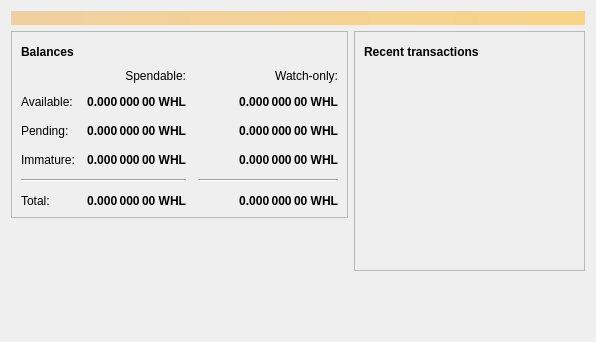
<?xml version="1.0" encoding="UTF-8"?>
<ui version="4.0">
 <class>OverviewPage</class>
 <widget class="QWidget" name="OverviewPage">
  <property name="geometry">
   <rect>
    <x>0</x>
    <y>0</y>
    <width>596</width>
    <height>342</height>
   </rect>
  </property>
  <property name="windowTitle">
   <string>Form</string>
  </property>
  <layout class="QVBoxLayout" name="topLayout">
   <item>
    <widget class="QLabel" name="labelAlerts">
     <property name="visible">
      <bool>false</bool>
     </property>
     <property name="styleSheet">
      <string notr="true">QLabel { background-color: qlineargradient(x1: 0, y1: 0, x2: 1, y2: 0, stop:0 #F0D0A0, stop:1 #F8D488); color:#000000; }</string>
     </property>
     <property name="wordWrap">
      <bool>true</bool>
     </property>
     <property name="margin">
      <number>3</number>
     </property>
     <property name="textInteractionFlags">
      <set>Qt::TextSelectableByMouse</set>
     </property>
    </widget>
   </item>
   <item>
    <layout class="QHBoxLayout" name="horizontalLayout" stretch="1,1">
     <item>
      <layout class="QVBoxLayout" name="verticalLayout_2">
       <item>
        <widget class="QFrame" name="frame">
         <property name="frameShape">
          <enum>QFrame::StyledPanel</enum>
         </property>
         <property name="frameShadow">
          <enum>QFrame::Raised</enum>
         </property>
         <layout class="QVBoxLayout" name="verticalLayout_4">
          <item>
           <layout class="QHBoxLayout" name="horizontalLayout_4">
            <item>
             <widget class="QLabel" name="label_5">
              <property name="font">
               <font>
                <weight>75</weight>
                <bold>true</bold>
               </font>
              </property>
              <property name="text">
               <string>Balances</string>
              </property>
             </widget>
            </item>
            <item>
             <widget class="QPushButton" name="labelWalletStatus">
              <property name="enabled">
               <bool>true</bool>
              </property>
              <property name="maximumSize">
               <size>
                <width>30</width>
                <height>16777215</height>
               </size>
              </property>
              <property name="toolTip">
               <string>The displayed information may be out of date. Your wallet automatically synchronizes with the Roundcoin network after a connection is established, but this process has not completed yet.</string>
              </property>
              <property name="text">
               <string/>
              </property>
              <property name="icon">
               <iconset resource="../bitcoin.qrc">
                <normaloff>:/icons/warning</normaloff>
                <disabledoff>:/icons/warning</disabledoff>:/icons/warning</iconset>
              </property>
              <property name="iconSize">
               <size>
                <width>24</width>
                <height>24</height>
               </size>
              </property>
              <property name="flat">
               <bool>true</bool>
              </property>
             </widget>
            </item>
            <item>
             <spacer name="horizontalSpacer_3">
              <property name="orientation">
               <enum>Qt::Horizontal</enum>
              </property>
              <property name="sizeHint" stdset="0">
               <size>
                <width>40</width>
                <height>20</height>
               </size>
              </property>
             </spacer>
            </item>
           </layout>
          </item>
          <item>
           <layout class="QGridLayout" name="gridLayout">
            <property name="spacing">
             <number>12</number>
            </property>
            <item row="2" column="2">
             <widget class="QLabel" name="labelWatchPending">
              <property name="font">
               <font>
                <weight>75</weight>
                <bold>true</bold>
               </font>
              </property>
              <property name="cursor">
               <cursorShape>IBeamCursor</cursorShape>
              </property>
              <property name="toolTip">
               <string>Unconfirmed transactions to watch-only addresses</string>
              </property>
              <property name="text">
               <string notr="true">0.000 000 00 WHL</string>
              </property>
              <property name="alignment">
               <set>Qt::AlignRight|Qt::AlignTrailing|Qt::AlignVCenter</set>
              </property>
              <property name="textInteractionFlags">
               <set>Qt::LinksAccessibleByMouse|Qt::TextSelectableByKeyboard|Qt::TextSelectableByMouse</set>
              </property>
             </widget>
            </item>
            <item row="2" column="1">
             <widget class="QLabel" name="labelUnconfirmed">
              <property name="font">
               <font>
                <weight>75</weight>
                <bold>true</bold>
               </font>
              </property>
              <property name="cursor">
               <cursorShape>IBeamCursor</cursorShape>
              </property>
              <property name="toolTip">
               <string>Total of transactions that have yet to be confirmed, and do not yet count toward the spendable balance</string>
              </property>
              <property name="text">
               <string notr="true">0.000 000 00 WHL</string>
              </property>
              <property name="alignment">
               <set>Qt::AlignRight|Qt::AlignTrailing|Qt::AlignVCenter</set>
              </property>
              <property name="textInteractionFlags">
               <set>Qt::LinksAccessibleByMouse|Qt::TextSelectableByKeyboard|Qt::TextSelectableByMouse</set>
              </property>
             </widget>
            </item>
            <item row="3" column="2">
             <widget class="QLabel" name="labelWatchImmature">
              <property name="font">
               <font>
                <weight>75</weight>
                <bold>true</bold>
               </font>
              </property>
              <property name="cursor">
               <cursorShape>IBeamCursor</cursorShape>
              </property>
              <property name="toolTip">
               <string>Mined balance in watch-only addresses that has not yet matured</string>
              </property>
              <property name="text">
               <string notr="true">0.000 000 00 WHL</string>
              </property>
              <property name="alignment">
               <set>Qt::AlignRight|Qt::AlignTrailing|Qt::AlignVCenter</set>
              </property>
              <property name="textInteractionFlags">
               <set>Qt::LinksAccessibleByMouse|Qt::TextSelectableByKeyboard|Qt::TextSelectableByMouse</set>
              </property>
             </widget>
            </item>
            <item row="4" column="0" colspan="2">
             <widget class="Line" name="line">
              <property name="orientation">
               <enum>Qt::Horizontal</enum>
              </property>
             </widget>
            </item>
            <item row="4" column="2">
             <widget class="Line" name="lineWatchBalance">
              <property name="sizePolicy">
               <sizepolicy hsizetype="Preferred" vsizetype="Fixed">
                <horstretch>0</horstretch>
                <verstretch>0</verstretch>
               </sizepolicy>
              </property>
              <property name="minimumSize">
               <size>
                <width>140</width>
                <height>0</height>
               </size>
              </property>
              <property name="orientation">
               <enum>Qt::Horizontal</enum>
              </property>
             </widget>
            </item>
            <item row="5" column="0">
             <widget class="QLabel" name="labelTotalText">
              <property name="text">
               <string>Total:</string>
              </property>
             </widget>
            </item>
            <item row="3" column="1">
             <widget class="QLabel" name="labelImmature">
              <property name="font">
               <font>
                <weight>75</weight>
                <bold>true</bold>
               </font>
              </property>
              <property name="cursor">
               <cursorShape>IBeamCursor</cursorShape>
              </property>
              <property name="toolTip">
               <string>Mined balance that has not yet matured</string>
              </property>
              <property name="text">
               <string notr="true">0.000 000 00 WHL</string>
              </property>
              <property name="alignment">
               <set>Qt::AlignRight|Qt::AlignTrailing|Qt::AlignVCenter</set>
              </property>
              <property name="textInteractionFlags">
               <set>Qt::LinksAccessibleByMouse|Qt::TextSelectableByKeyboard|Qt::TextSelectableByMouse</set>
              </property>
             </widget>
            </item>
            <item row="2" column="3">
             <spacer name="horizontalSpacer_2">
              <property name="orientation">
               <enum>Qt::Horizontal</enum>
              </property>
              <property name="sizeHint" stdset="0">
               <size>
                <width>40</width>
                <height>20</height>
               </size>
              </property>
             </spacer>
            </item>
            <item row="3" column="0">
             <widget class="QLabel" name="labelImmatureText">
              <property name="text">
               <string>Immature:</string>
              </property>
             </widget>
            </item>
            <item row="5" column="1">
             <widget class="QLabel" name="labelTotal">
              <property name="font">
               <font>
                <weight>75</weight>
                <bold>true</bold>
               </font>
              </property>
              <property name="cursor">
               <cursorShape>IBeamCursor</cursorShape>
              </property>
              <property name="toolTip">
               <string>Your current total balance</string>
              </property>
              <property name="text">
               <string notr="true">0.000 000 00 WHL</string>
              </property>
              <property name="alignment">
               <set>Qt::AlignRight|Qt::AlignTrailing|Qt::AlignVCenter</set>
              </property>
              <property name="textInteractionFlags">
               <set>Qt::LinksAccessibleByMouse|Qt::TextSelectableByKeyboard|Qt::TextSelectableByMouse</set>
              </property>
             </widget>
            </item>
            <item row="5" column="2">
             <widget class="QLabel" name="labelWatchTotal">
              <property name="font">
               <font>
                <weight>75</weight>
                <bold>true</bold>
               </font>
              </property>
              <property name="cursor">
               <cursorShape>IBeamCursor</cursorShape>
              </property>
              <property name="toolTip">
               <string>Current total balance in watch-only addresses</string>
              </property>
              <property name="text">
               <string notr="true">0.000 000 00 WHL</string>
              </property>
              <property name="alignment">
               <set>Qt::AlignRight|Qt::AlignTrailing|Qt::AlignVCenter</set>
              </property>
              <property name="textInteractionFlags">
               <set>Qt::LinksAccessibleByMouse|Qt::TextSelectableByKeyboard|Qt::TextSelectableByMouse</set>
              </property>
             </widget>
            </item>
            <item row="0" column="2">
             <widget class="QLabel" name="labelWatchonly">
              <property name="text">
               <string>Watch-only:</string>
              </property>
              <property name="alignment">
               <set>Qt::AlignRight|Qt::AlignTrailing|Qt::AlignVCenter</set>
              </property>
             </widget>
            </item>
            <item row="1" column="0">
             <widget class="QLabel" name="labelBalanceText">
              <property name="text">
               <string>Available:</string>
              </property>
             </widget>
            </item>
            <item row="1" column="1">
             <widget class="QLabel" name="labelBalance">
              <property name="font">
               <font>
                <weight>75</weight>
                <bold>true</bold>
               </font>
              </property>
              <property name="cursor">
               <cursorShape>IBeamCursor</cursorShape>
              </property>
              <property name="toolTip">
               <string>Your current spendable balance</string>
              </property>
              <property name="text">
               <string notr="true">0.000 000 00 WHL</string>
              </property>
              <property name="alignment">
               <set>Qt::AlignRight|Qt::AlignTrailing|Qt::AlignVCenter</set>
              </property>
              <property name="textInteractionFlags">
               <set>Qt::LinksAccessibleByMouse|Qt::TextSelectableByKeyboard|Qt::TextSelectableByMouse</set>
              </property>
             </widget>
            </item>
            <item row="1" column="2">
             <widget class="QLabel" name="labelWatchAvailable">
              <property name="font">
               <font>
                <weight>75</weight>
                <bold>true</bold>
               </font>
              </property>
              <property name="cursor">
               <cursorShape>IBeamCursor</cursorShape>
              </property>
              <property name="toolTip">
               <string>Your current balance in watch-only addresses</string>
              </property>
              <property name="text">
               <string notr="true">0.000 000 00 WHL</string>
              </property>
              <property name="alignment">
               <set>Qt::AlignRight|Qt::AlignTrailing|Qt::AlignVCenter</set>
              </property>
              <property name="textInteractionFlags">
               <set>Qt::LinksAccessibleByMouse|Qt::TextSelectableByKeyboard|Qt::TextSelectableByMouse</set>
              </property>
             </widget>
            </item>
            <item row="2" column="0">
             <widget class="QLabel" name="labelPendingText">
              <property name="text">
               <string>Pending:</string>
              </property>
             </widget>
            </item>
            <item row="0" column="1">
             <widget class="QLabel" name="labelSpendable">
              <property name="text">
               <string>Spendable:</string>
              </property>
              <property name="alignment">
               <set>Qt::AlignRight|Qt::AlignTrailing|Qt::AlignVCenter</set>
              </property>
             </widget>
            </item>
           </layout>
          </item>
         </layout>
        </widget>
       </item>
       <item>
        <spacer name="verticalSpacer">
         <property name="orientation">
          <enum>Qt::Vertical</enum>
         </property>
         <property name="sizeHint" stdset="0">
          <size>
           <width>20</width>
           <height>40</height>
          </size>
         </property>
        </spacer>
       </item>
      </layout>
     </item>
     <item>
      <layout class="QVBoxLayout" name="verticalLayout_3">
       <item>
        <widget class="QFrame" name="frame_2">
         <property name="frameShape">
          <enum>QFrame::StyledPanel</enum>
         </property>
         <property name="frameShadow">
          <enum>QFrame::Raised</enum>
         </property>
         <layout class="QVBoxLayout" name="verticalLayout">
          <item>
           <layout class="QHBoxLayout" name="horizontalLayout_2">
            <item>
             <widget class="QLabel" name="label_4">
              <property name="font">
               <font>
                <weight>75</weight>
                <bold>true</bold>
               </font>
              </property>
              <property name="text">
               <string>Recent transactions</string>
              </property>
             </widget>
            </item>
            <item>
             <widget class="QPushButton" name="labelTransactionsStatus">
              <property name="enabled">
               <bool>true</bool>
              </property>
              <property name="maximumSize">
               <size>
                <width>30</width>
                <height>16777215</height>
               </size>
              </property>
              <property name="toolTip">
               <string>The displayed information may be out of date. Your wallet automatically synchronizes with the Roundcoin network after a connection is established, but this process has not completed yet.</string>
              </property>
              <property name="text">
               <string/>
              </property>
              <property name="icon">
               <iconset resource="../bitcoin.qrc">
                <normaloff>:/icons/warning</normaloff>
                <disabledoff>:/icons/warning</disabledoff>:/icons/warning</iconset>
              </property>
              <property name="iconSize">
               <size>
                <width>24</width>
                <height>24</height>
               </size>
              </property>
              <property name="flat">
               <bool>true</bool>
              </property>
             </widget>
            </item>
            <item>
             <spacer name="horizontalSpacer">
              <property name="orientation">
               <enum>Qt::Horizontal</enum>
              </property>
              <property name="sizeHint" stdset="0">
               <size>
                <width>40</width>
                <height>20</height>
               </size>
              </property>
             </spacer>
            </item>
           </layout>
          </item>
          <item>
           <widget class="QListView" name="listTransactions">
            <property name="styleSheet">
             <string notr="true">QListView { background: transparent; }</string>
            </property>
            <property name="frameShape">
             <enum>QFrame::NoFrame</enum>
            </property>
            <property name="verticalScrollBarPolicy">
             <enum>Qt::ScrollBarAlwaysOff</enum>
            </property>
            <property name="horizontalScrollBarPolicy">
             <enum>Qt::ScrollBarAlwaysOff</enum>
            </property>
            <property name="selectionMode">
             <enum>QAbstractItemView::NoSelection</enum>
            </property>
           </widget>
          </item>
         </layout>
        </widget>
       </item>
       <item>
        <spacer name="verticalSpacer_2">
         <property name="orientation">
          <enum>Qt::Vertical</enum>
         </property>
         <property name="sizeHint" stdset="0">
          <size>
           <width>20</width>
           <height>40</height>
          </size>
         </property>
        </spacer>
       </item>
      </layout>
     </item>
    </layout>
   </item>
  </layout>
 </widget>
 <resources/>
 <connections/>
</ui>
